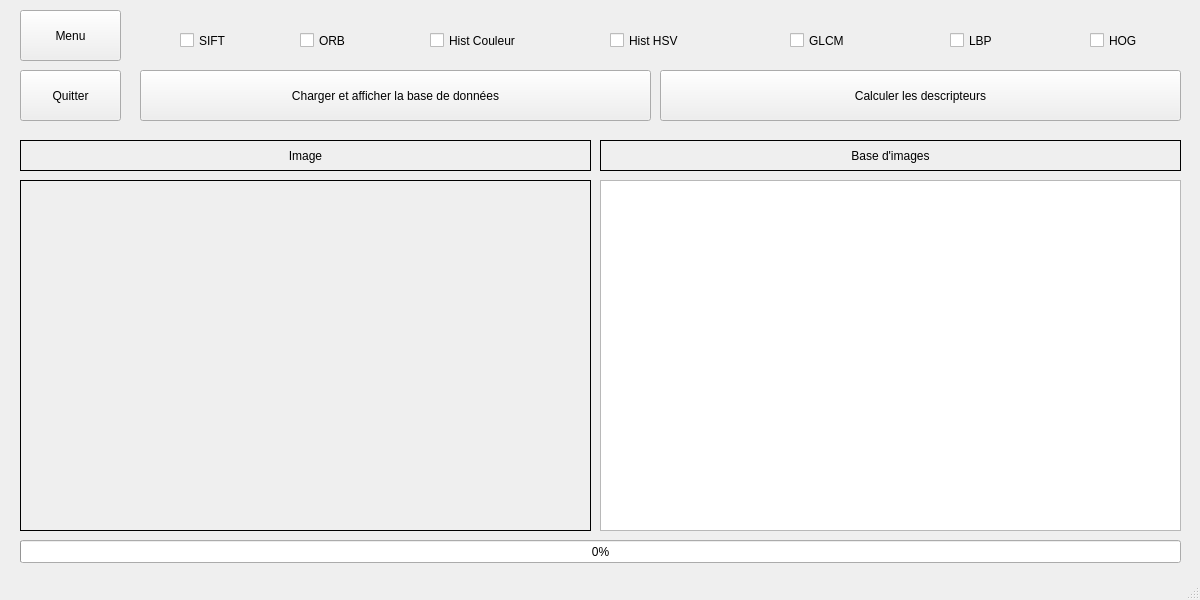
<?xml version="1.0" encoding="UTF-8"?>
<ui version="4.0">
 <class>MainWindow</class>
 <widget class="QMainWindow" name="MainWindow">
  <property name="geometry">
   <rect>
    <x>0</x>
    <y>0</y>
    <width>1200</width>
    <height>600</height>
   </rect>
  </property>
  <property name="windowTitle">
   <string>MainWindow</string>
  </property>
  <widget class="QWidget" name="centralwidget">
   <widget class="QLabel" name="label">
    <property name="geometry">
     <rect>
      <x>20</x>
      <y>140</y>
      <width>571</width>
      <height>31</height>
     </rect>
    </property>
    <property name="frameShape">
     <enum>QFrame::Panel</enum>
    </property>
    <property name="text">
     <string>Image</string>
    </property>
    <property name="alignment">
     <set>Qt::AlignCenter</set>
    </property>
   </widget>
   <widget class="QLabel" name="imagelabel">
    <property name="geometry">
     <rect>
      <x>160</x>
      <y>130</y>
      <width>261</width>
      <height>231</height>
     </rect>
    </property>
    <property name="text">
     <string/>
    </property>
   </widget>
   <widget class="QLabel" name="image">
    <property name="geometry">
     <rect>
      <x>20</x>
      <y>180</y>
      <width>571</width>
      <height>351</height>
     </rect>
    </property>
    <property name="frameShape">
     <enum>QFrame::Panel</enum>
    </property>
    <property name="text">
     <string/>
    </property>
    <property name="scaledContents">
     <bool>true</bool>
    </property>
   </widget>
   <widget class="QLabel" name="label_3">
    <property name="geometry">
     <rect>
      <x>600</x>
      <y>140</y>
      <width>581</width>
      <height>31</height>
     </rect>
    </property>
    <property name="frameShape">
     <enum>QFrame::Panel</enum>
    </property>
    <property name="text">
     <string>Base d'images</string>
    </property>
    <property name="alignment">
     <set>Qt::AlignCenter</set>
    </property>
   </widget>
   <widget class="QPushButton" name="charger">
    <property name="geometry">
     <rect>
      <x>140</x>
      <y>70</y>
      <width>511</width>
      <height>51</height>
     </rect>
    </property>
    <property name="text">
     <string>Charger et afficher la base de données</string>
    </property>
   </widget>
   <widget class="QPushButton" name="indexer">
    <property name="geometry">
     <rect>
      <x>660</x>
      <y>70</y>
      <width>521</width>
      <height>51</height>
     </rect>
    </property>
    <property name="text">
     <string>Calculer les descripteurs</string>
    </property>
   </widget>
   <widget class="QCheckBox" name="checkBox_SIFT">
    <property name="geometry">
     <rect>
      <x>180</x>
      <y>30</y>
      <width>85</width>
      <height>21</height>
     </rect>
    </property>
    <property name="text">
     <string>SIFT</string>
    </property>
   </widget>
   <widget class="QTableView" name="tableView">
    <property name="geometry">
     <rect>
      <x>600</x>
      <y>180</y>
      <width>581</width>
      <height>351</height>
     </rect>
    </property>
   </widget>
   <widget class="QProgressBar" name="progressBar">
    <property name="geometry">
     <rect>
      <x>20</x>
      <y>540</y>
      <width>1161</width>
      <height>23</height>
     </rect>
    </property>
    <property name="value">
     <number>0</number>
    </property>
   </widget>
   <widget class="QCheckBox" name="checkBox_ORB">
    <property name="geometry">
     <rect>
      <x>300</x>
      <y>30</y>
      <width>85</width>
      <height>21</height>
     </rect>
    </property>
    <property name="text">
     <string>ORB</string>
    </property>
   </widget>
   <widget class="QCheckBox" name="checkBox_HistC">
    <property name="geometry">
     <rect>
      <x>430</x>
      <y>30</y>
      <width>121</width>
      <height>21</height>
     </rect>
    </property>
    <property name="text">
     <string>Hist Couleur</string>
    </property>
   </widget>
   <widget class="QCheckBox" name="checkBox_HSV">
    <property name="geometry">
     <rect>
      <x>610</x>
      <y>30</y>
      <width>101</width>
      <height>21</height>
     </rect>
    </property>
    <property name="text">
     <string>Hist HSV</string>
    </property>
   </widget>
   <widget class="QCheckBox" name="checkBox_GLCM">
    <property name="geometry">
     <rect>
      <x>790</x>
      <y>30</y>
      <width>81</width>
      <height>21</height>
     </rect>
    </property>
    <property name="text">
     <string>GLCM</string>
    </property>
   </widget>
   <widget class="QCheckBox" name="checkBox_LBP">
    <property name="geometry">
     <rect>
      <x>950</x>
      <y>30</y>
      <width>61</width>
      <height>21</height>
     </rect>
    </property>
    <property name="text">
     <string>LBP</string>
    </property>
   </widget>
   <widget class="QCheckBox" name="checkBox_HOG">
    <property name="geometry">
     <rect>
      <x>1090</x>
      <y>30</y>
      <width>71</width>
      <height>21</height>
     </rect>
    </property>
    <property name="text">
     <string>HOG</string>
    </property>
   </widget>
   <widget class="QPushButton" name="quit_btn">
    <property name="geometry">
     <rect>
      <x>20</x>
      <y>70</y>
      <width>101</width>
      <height>51</height>
     </rect>
    </property>
    <property name="text">
     <string>Quitter</string>
    </property>
   </widget>
   <widget class="QPushButton" name="menu_btn">
    <property name="geometry">
     <rect>
      <x>20</x>
      <y>10</y>
      <width>101</width>
      <height>51</height>
     </rect>
    </property>
    <property name="text">
     <string>Menu</string>
    </property>
   </widget>
  </widget>
  <widget class="QMenuBar" name="menubar">
   <property name="geometry">
    <rect>
     <x>0</x>
     <y>0</y>
     <width>1200</width>
     <height>26</height>
    </rect>
   </property>
  </widget>
  <widget class="QStatusBar" name="statusbar"/>
 </widget>
 <resources/>
 <connections/>
</ui>
